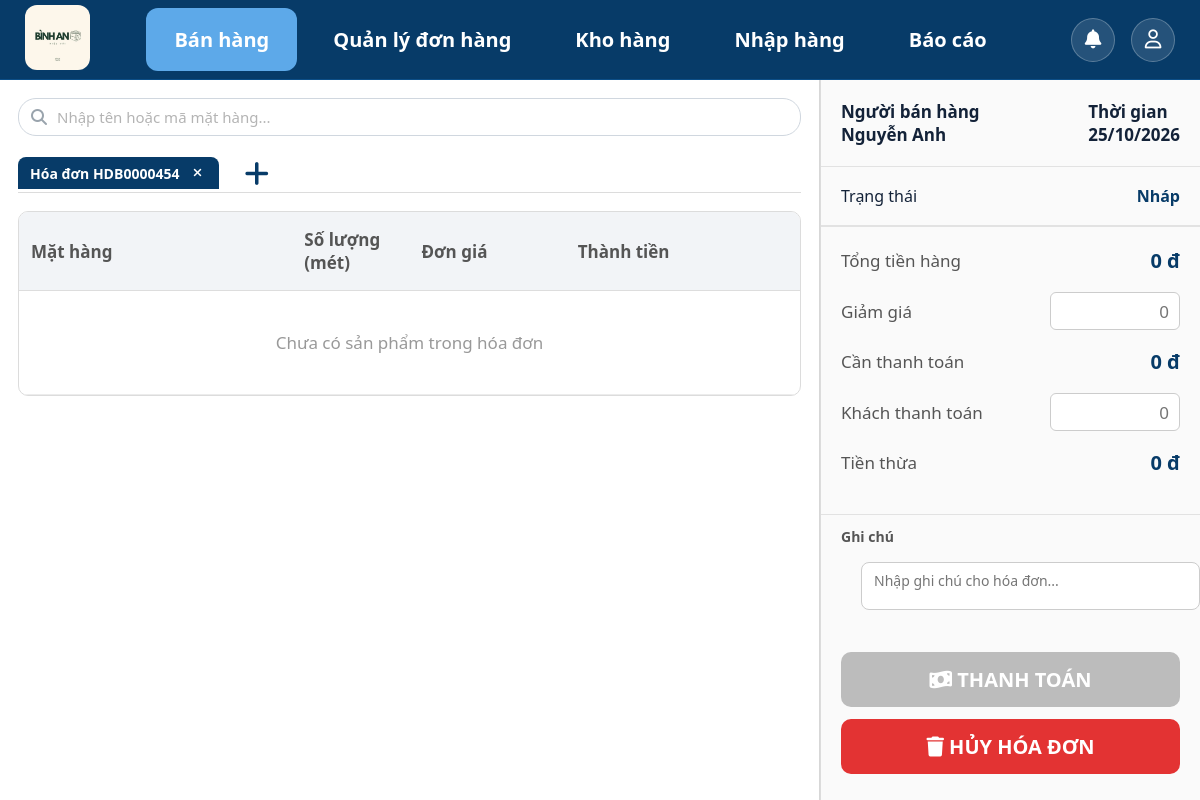
The app's page /sales/ (signed in), older data.
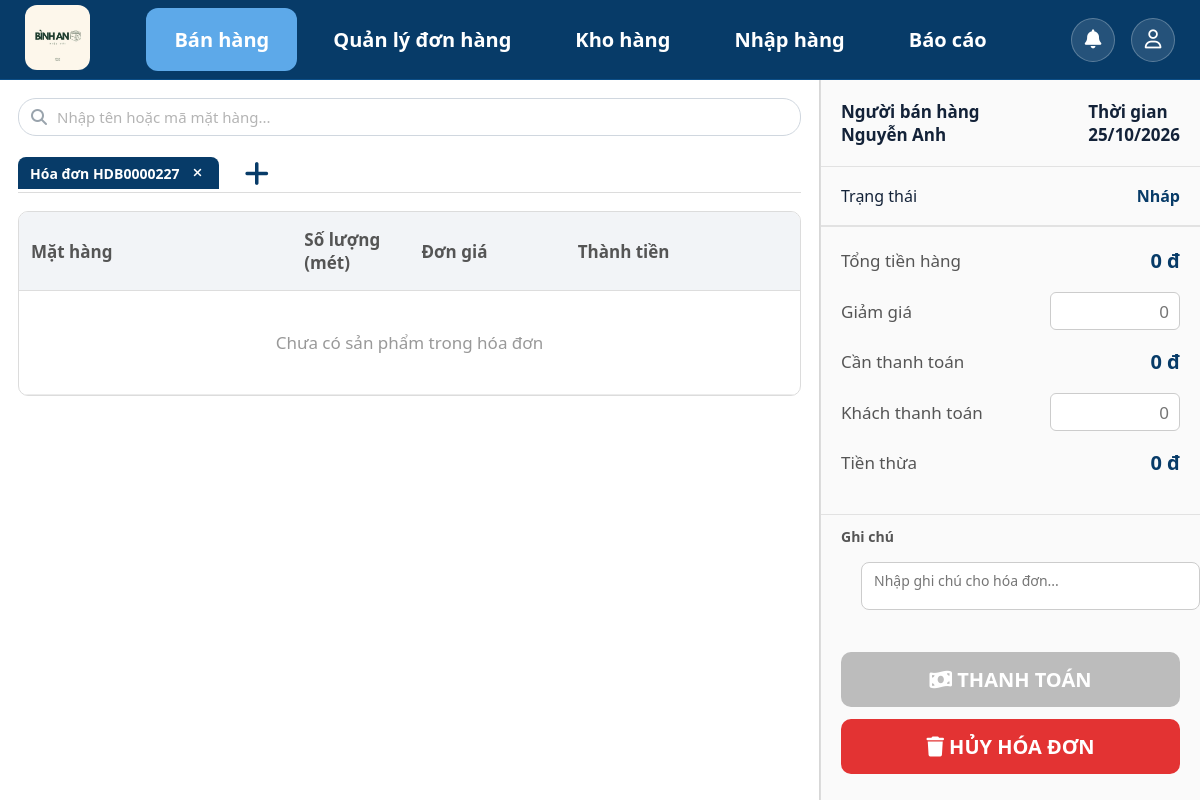
The same page, newer data.
### sales/models.py (models this page shows, shortened)
class SalesOrder(models.Model):
    class Status(models.TextChoices):
        DRAFT = "draft", "Nháp"
        COMPLETED = "completed", "Đã thanh toán"
        CANCELLED = "cancelled", "Đã hủy"
    employee = models.ForeignKey(settings.AUTH_USER_MODEL,on_delete=models.PROTECT,related_name="sales_orders",verbose_name="Nhân viên")
    discount = models.DecimalField( max_digits=12,decimal_places=0,default=0,verbose_name="Giảm giá")
    total_amount = models.DecimalField( max_digits=12,decimal_places=0,default=0,verbose_name="Tổng tiền")
    final_amount = models.DecimalField( max_digits=12,decimal_places=0,default=0,verbose_name="Thành tiền")
    status = models.CharField(  max_length=20,choices=Status.choices,default=Status.DRAFT,db_index=True,verbose_name="Trạng thái")
    created_at = models.DateTimeField( auto_now_add=True, verbose_name="Ngày lập")
    completed_at = models.DateTimeField(null=True, blank=True, verbose_name="Ngày thanh toán")
    updated_at = models.DateTimeField( auto_now=True,verbose_name="Ngày cập nhật")
    note = models.TextField(blank=True, default="", verbose_name="Ghi chú")
    class Meta:
        ordering = ["-created_at"]
        verbose_name = "Hóa đơn bán"
        verbose_name_plural = "Hóa đơn bán"
    @property
    def order_code(self):
        return f"HDB{self.pk:07d}" if self.pk else "HDBM"

### sales/views.py (the view)
# urls.py: path("", views.homepage, name="homepage"),
@login_required(login_url="login")
def homepage(request):
    order = get_or_create_draft_order(request.user)
    return render(request,"sales/homepage.html", {"order": order})

### accounts/context_processors.py (called while the page is built)
def notifications_context(request):
    if request.user.is_authenticated:
        user_notifications = Notification.objects.filter(receiver=request.user).order_by("-created_at")[:10]
        unread_count = Notification.objects.filter(receiver=request.user, is_read=False).count()
        return {
            "notifications": user_notifications,
            "unread_notification_count": unread_count,
        }
    return {
        "notifications": [],
        "unread_notification_count": 0,
    }

### accounts/models.py (called while the page is built)
    @property
    def is_owner(self):
        return self.role == self.Role.OWNER

### sales/views.py (called while the page is built)
def get_or_create_draft_order(employee):
    order = (   SalesOrder.objects .filter(employee=employee, status=SalesOrder.Status.DRAFT,)
                .order_by("-created_at").first())
    if order:
        return order
    return process_create_order(employee)

### templates/sales/homepage.html (shortened to what the changed rows need)
{% extends "base.html" %}
{% load static %}
{% block css %}
<link rel="stylesheet" href="{% static 'css/homepage.css' %}">
{% endblock %}
{% block content %}
    <div class="container">
        <section class="left-panel">
            <div class="invoice-tabs">
                <div class="tab active" id="invoice-tab">
                    <span> Hóa đơn <span id="invoice-code">{{ order.order_code }} </span>
                    </span>
                </div>
            </div>
            <div class="product-table">
                <table>
                    <thead>
                        <tr>
                            <th width="35%">Mặt hàng</th>
                            <th width="15%">Số lượng (mét)</th>
                            <th width="20%">Đơn giá</th>
                            <th width="20%"> Thành tiền</th>
                            <th width="10%"></th>
                        </tr>
                    </thead>
                </table>
            </div>
        </section>
    </div>
{% endblock %}

Row changes from the older to the newer data that the page shows:
removed SalesOrder: order_code "HDB0000454"
now on this page (row edited): SalesOrder: order_code "HDB0000227"
